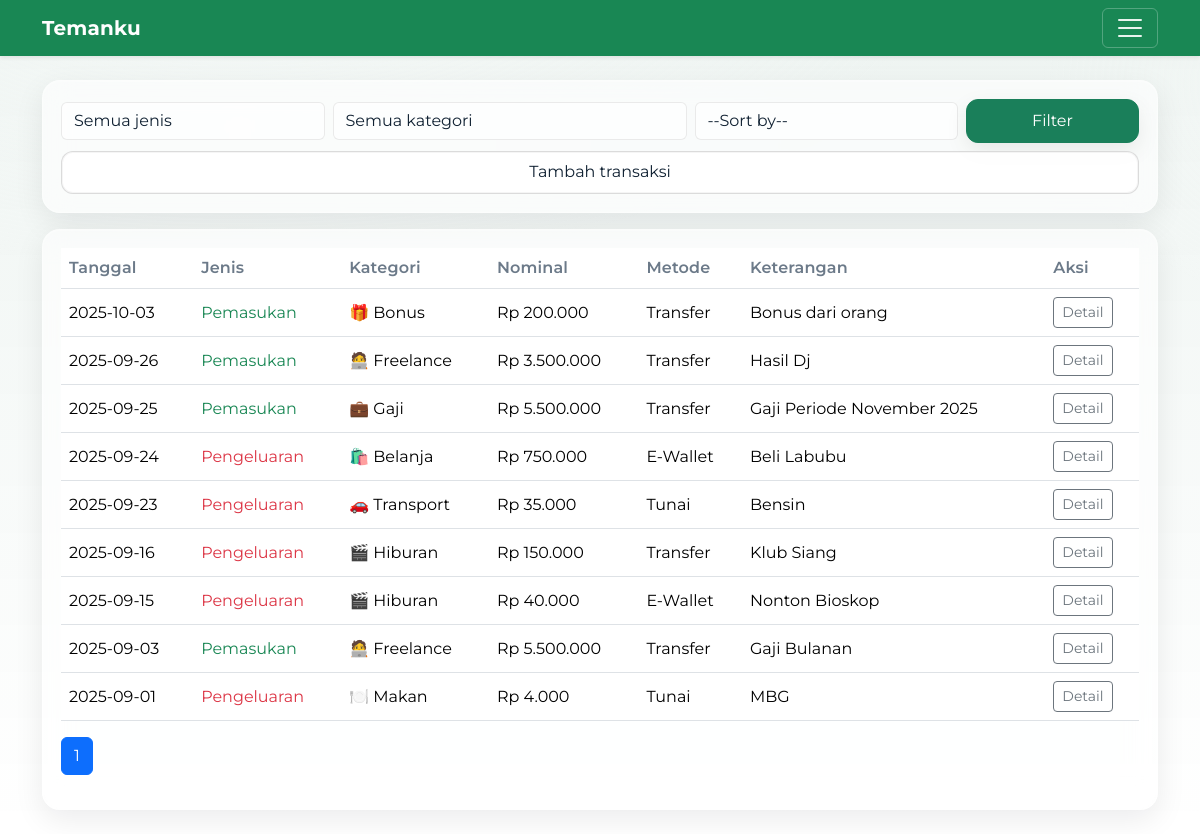
The app's page /history (signed in) with its own data.
### tables this page shows
CREATE TABLE transactions (
  id INTEGER PRIMARY KEY AUTOINCREMENT,
  user_id INTEGER NOT NULL,
  date TEXT NOT NULL,                      -- YYYY-MM-DD
  type TEXT CHECK(type IN ('income','expense')) NOT NULL,
  category_id INTEGER NOT NULL,
  amount REAL NOT NULL,
  source_or_payee TEXT,
  account TEXT,
  notes TEXT,
  FOREIGN KEY (user_id) REFERENCES users(id),
  FOREIGN KEY (category_id) REFERENCES categories(id)
);

CREATE TABLE categories (
  id INTEGER PRIMARY KEY AUTOINCREMENT,
  user_id INTEGER NOT NULL,
  type TEXT CHECK(type IN ('income','expense')) NOT NULL,
  name TEXT NOT NULL, emoji TEXT,
  UNIQUE(user_id, type, name),
  FOREIGN KEY (user_id) REFERENCES users(id)
);

### app.py (the view)
@app.get("/history")
@login_required
def history():
    q_type = (request.args.get("type") or "").strip()
    q_cat  = (request.args.get("category_id") or "").strip()
    q_sort_raw = (request.args.get("sort") or "").strip()
    order_map = {
        "date_desc":        "t.date DESC, t.id DESC",
        "date_asc":         "t.date ASC, t.id ASC",
        "amount_desc":      "t.amount DESC, t.id DESC",
        "amount_asc":       "t.amount ASC, t.id ASC",
        "category_asc":     "c.name ASC, t.date DESC, t.id DESC",
        "category_desc":    "c.name DESC, t.date DESC, t.id DESC",
        "payment_asc":      "t.account ASC, t.date DESC, t.id DESC",
        "payment_desc":     "t.account DESC, t.date DESC, t.id DESC",
        "type_income_first":  "CASE WHEN t.type='income' THEN 0 ELSE 1 END, t.date DESC, t.id DESC",
        "type_expense_first": "CASE WHEN t.type='expense' THEN 0 ELSE 1 END, t.date DESC, t.id DESC",
    }
    q_sort = q_sort_raw if q_sort_raw in order_map else ""
    order_sql = order_map.get(q_sort or "date_desc")
    if q_type not in ("income", "expense"):
        q_type = ""
    if q_cat and not str(q_cat).isdigit():
        q_cat = ""
    per = 20
    try:
        page = int(request.args.get("page", "1"))
    except ValueError:
        page = 1
    page = max(1, page)
    where = ["t.user_id=?"]
    params = [current_user.id]
    if q_type:
        where.append("t.type=?"); params.append(q_type)
    if q_cat:
        where.append("t.category_id=?"); params.append(int(q_cat))
    where_clause = " AND ".join(where)
    with db() as con:
        total = con.execute(
            f"SELECT COUNT(*) AS n FROM transactions t WHERE {where_clause}",
            params
        ).fetchone()["n"]
    pages = max(1, (total + per - 1) // per)
    if page > pages:
        page = pages
    offset = (page - 1) * per
    with db() as con:
        cats = con.execute(
            "SELECT id, type, name FROM categories WHERE user_id=? ORDER BY type, name",
            (current_user.id,)
        ).fetchall()
        rows = con.execute(
            f"""
            SELECT
                t.*,
                COALESCE(c.name, '-') AS category,
                c.emoji AS category_emoji,
                t.source_or_payee AS keterangan,
                t.account AS payment_method
            FROM transactions t
            LEFT JOIN categories c ON c.id = t.category_id
            WHERE {where_clause}
            ORDER BY {order_sql}
            LIMIT ? OFFSET ?
            """,
            (*params, per, offset)
        ).fetchall()
    return render_template(
        "history.html",
        rows=[dict(r) for r in rows],
        categories=[dict(c) for c in cats],
        q_type=q_type,
        q_cat=q_cat,
        q_sort=q_sort,
        page=page,
        pages=pages,
        title="Riwayat",
    )

### app.py (called while the page is built)
def db():
    conn = sqlite3.connect(APP_DB, timeout=5.0)
    conn.row_factory = sqlite3.Row
    conn.execute("PRAGMA busy_timeout = 5000")
    return conn

@login_manager.user_loader
def load_user(user_id):
    with db() as con:
        row = con.execute("SELECT * FROM users WHERE id=?", (user_id,)).fetchone()
        return User(row) if row else None

def money(x):
    return f"Rp {x:,.0f}".replace(",", ".")

def type_label(val: str) -> str:
    if val == 'income':
        return 'Pemasukan'
    if val == 'expense':
        return 'Pengeluaran'
    return val or ''

### templates/history.html (shortened to what this page needs)
{% extends "base.html" %}
{% block content %}
<div class="card-soft mb-3">
  <form id="historyFilter" class="row g-2 align-items-center" method="get" novalidate>
    <div class="col-12 col-md-3">
      <select class="form-select" name="type" id="typeFilter" aria-label="Filter jenis">
        <option value="">Semua jenis</option>
      </select>
    </div>
    <div class="col-12 col-md-4">
      <select class="form-select" name="category_id" id="catFilter" aria-label="Filter kategori">
        <option value="">Semua kategori</option>
      </select>
    </div>
    <div class="col-12 col-md-3">
      <select class="form-select" name="sort" aria-label="Sort by">
        <option value="" disabled {{ '' if q_sort else 'selected' }}>--Sort by--</option>
      </select>
    </div>
    <div class="col-12 col-md-2">
      <button type="submit" class="btn btn-primary w-100">Filter</button>
    </div>
    <div class="col-12">
      <a class="btn btn-outline-secondary w-100" href="{{ url_for('add_form') }}">
        Tambah transaksi
      </a>
    </div>
  </form>
</div>
<div class="card-soft">
  <div class="table-responsive">
    <table class="table table-hover align-middle table-stacked">
      <thead>
        <tr>
          <th scope="col">Tanggal</th>
          <th scope="col">Jenis</th>
          <th scope="col">Kategori</th>
          <th scope="col">Nominal</th>
          <th scope="col" class="d-none d-md-table-cell">Metode</th>
          <th scope="col" class="d-none d-md-table-cell">Keterangan</th>
          <th scope="col">Aksi</th>
        </tr>
      </thead>
      <tbody>
        {% for r in rows %}
          <tr>
            <td data-label="Tanggal">{{ r.date }}</td>
            <td data-label="Jenis" class="{{ 'text-danger' if r.type=='expense' else 'text-success' }}">{{ r.type | type_label }}</td>
            <td data-label="Kategori">{{ (r.category_emoji ~ ' ') if r.category_emoji else '' }}{{ r.category }}</td>
            <td data-label="Nominal">{{ r.amount|money }}</td>
            <td class="d-none d-md-table-cell" data-label="Metode">{{ r.payment_method }}</td>
            <td class="d-none d-md-table-cell" data-label="Keterangan">{{ r.keterangan }}</td>
            <td class="text-nowrap action-cell">
              <button type="button"
                      class="btn btn-sm btn-outline-secondary"
                      data-bs-toggle="modal"
                      data-bs-target="#txModal"
                      data-id="{{ r.id }}"
                      data-date="{{ r.date }}"
                      data-type="{{ r.type }}"
                      data-category="{{ r.category }}"
                      data-amount="{{ r.amount|money }}"
                      data-payment="{{ r.payment_method }}"
                      data-notes="{{ (r.keterangan or '-')|e }}"
                      data-note="{{ (r.notes or '-')|e }}"
                      data-edit="{{ url_for('edit_form', trx_id=r.id) }}"
                      data-delete="{{ url_for('delete_trx', trx_id=r.id) }}">
                Detail
              </button>
            </td>
          </tr>
        {% endfor %}
      </tbody>
    </table>
  </div>
  <nav aria-label="Navigasi halaman riwayat">
    <ul class="pagination">
      {% for i in range(1, pages+1) %}
        <li class="page-item {{ 'active' if i==page else '' }}">
          {% if q_sort %}
            <a class="page-link"
               href="{{ url_for('history', page=i, type=q_type, category_id=q_cat, sort=q_sort) }}">{{ i }}</a>
          {% else %}
            <a class="page-link"
               href="{{ url_for('history', page=i, type=q_type, category_id=q_cat) }}">{{ i }}</a>
          {% endif %}
        </li>
      {% endfor %}
    </ul>
  </nav>
</div>
{% endblock %}

### static/style.css (style rules this page uses)
:root { --bg:#0f5132; --page:#e9eef6; --card:rgba(255,255,255,.6); --text:#102132; --muted:#6c7a89; --primary:#1a7f5a; --ring:rgba(26,127,90,.35); --glass-border:rgba(255,255,255,.32); --chart-bar:45, 156, 219; }
* { scroll-behavior:smooth }
body { background:var(--page); color:var(--text); font-family: "Montserrat", system-ui, -apple-system, "Segoe UI", Roboto, "Helvetica Neue", Arial, "Noto Sans", "Apple Color Emoji","Segoe UI Emoji","Segoe UI Symbol", sans-serif; font-feature-settings: "cv01","cv02"; }
.btn { transition:transform .15s ease, box-shadow .2s ease }
.btn-primary { background:var(--primary);border-color:var(--primary) }
.form-control,.form-select { background:rgba(255,255,255,.65);color:var(--text); border:1px solid rgba(0,0,0,.08) }
.table>thead th { color:var(--muted);font-weight:600;letter-spacing:.01em }
.card-soft { background:var(--card); border:1px solid var(--glass-border); border-radius:18px; padding:18px; box-shadow: 0 10px 30px rgba(10,14,29,.08), inset 0 1px 0 rgba(255,255,255,.25); backdrop-filter: blur(14px); -webkit-backdrop-filter: blur(14px); transition:transform .25s ease, box-shadow .25s ease, border-color .25s ease; }
body { font-family: "Montserrat", system-ui, -apple-system, Segoe UI, Roboto, Arial, sans-serif; }
@media (min-width: 768px) { #historyFilter .btn { padding:.55rem 1rem; border-radius:14px; } }
@media (min-width: 768px) { #historyFilter .btn-primary { box-shadow:0 8px 22px rgba(0,0,0,.08); } }
@media (min-width: 768px) { #historyFilter .btn-outline-secondary { background:transparent; border-color:var(--glass-border); } }
@media (min-width: 768px) { #historyFilter .btn { padding: .55rem 1.1rem; border-radius: 12px; } }
#historyFilter .btn-outline-secondary { background: rgba(255,255,255,.88); color: var(--text); border: 1.5px solid color-mix(in srgb, var(--text) 14%, transparent); border-color: rgba(0,0,0,.14); border-radius: 12px; box-shadow: inset 0 0 0 1px rgba(0,0,0,.04); transition: background .2s ease, color .2s ease, border-color .2s ease, box-shadow .2s ease, transform .1s ease; }

### records on screen
transactions: date "2025-10-03", type|type_label "Pemasukan", category "Bonus", amount "Rp 200.000", payment_method "Transfer", keterangan "Bonus dari orang"
categories: emoji "🎁"
transactions: date "2025-09-26", type|type_label "Pemasukan", category "Freelance", amount "Rp 3.500.000", payment_method "Transfer", keterangan "Hasil Dj"
categories: emoji "🧑‍💻"
transactions: date "2025-09-25", type|type_label "Pemasukan", category "Gaji", amount "Rp 5.500.000", payment_method "Transfer", keterangan "Gaji Periode November 2025"
categories: emoji "💼"
transactions: date "2025-09-24", type|type_label "Pengeluaran", category "Belanja", amount "Rp 750.000", payment_method "E-Wallet", keterangan "Beli Labubu"
categories: emoji "🛍️"
transactions: date "2025-09-23", type|type_label "Pengeluaran", category "Transport", amount "Rp 35.000", payment_method "Tunai", keterangan "Bensin"
categories: emoji "🚗"
transactions: date "2025-09-16", type|type_label "Pengeluaran", category "Hiburan", amount "Rp 150.000", payment_method "Transfer", keterangan "Klub Siang"
categories: emoji "🎬"
transactions: date "2025-09-15", type|type_label "Pengeluaran", category "Hiburan", amount "Rp 40.000", payment_method "E-Wallet", keterangan "Nonton Bioskop"
transactions: date "2025-09-03", type|type_label "Pemasukan", category "Freelance", amount "Rp 5.500.000", payment_method "Transfer", keterangan "Gaji Bulanan"
transactions: date "2025-09-01", type|type_label "Pengeluaran", category "Makan", amount "Rp 4.000", payment_method "Tunai", keterangan "MBG"
categories: emoji "🍽️"

### other values on screen
{{ i }} "1"
